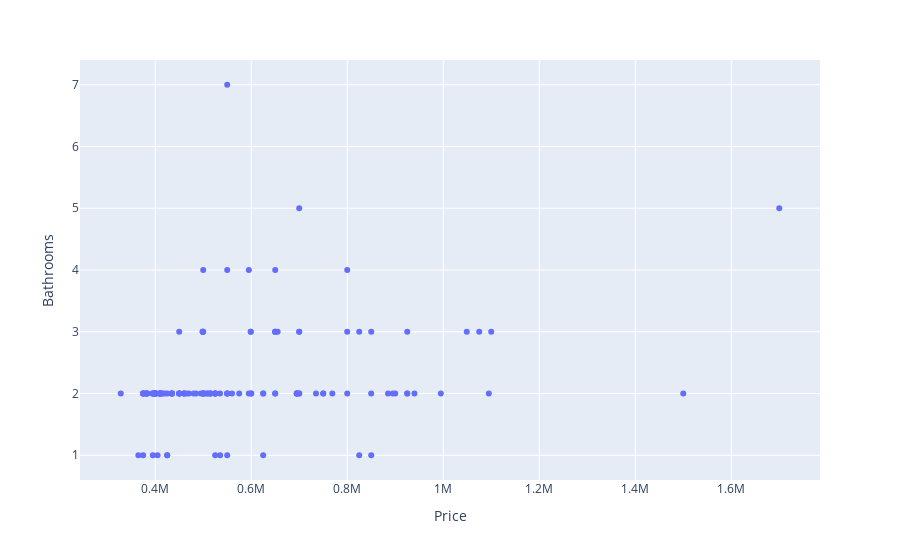

The notebook cell this image was saved under:
### Code cell
import plotly.express as px
df = selling_birmingham
fig= px.scatter(df, x=selling_birmingham["Price"], y=selling_birmingham["Bathrooms"])
fig.write_html("scatter_graph_bathrooms.html")
fig.update_yaxes(categoryorder="category descending")

### Figure 1 — Plotly figure (JSON) as saved in the notebook; plotly's stock layout.template omitted (floating-point values rounded to 4 significant figures; data arrays with more than 128 entries replaced by an {"elided": "..."} marker saying what was removed)
{"data": [{"hovertemplate": "Price=%{x}<br>Bathrooms=%{y}<extra></extra>", "legendgroup": "", "marker": {"color": "#636efa", "symbol": "circle"}, "mode": "markers", "name": "", "orientation": "v", "showlegend": false, "type": "scatter", "x": {"elided": "138 int values"}, "xaxis": "x", "y": {"elided": "138 int values"}, "yaxis": "y"}], "layout": {"legend": {"tracegroupgap": 0}, "margin": {"t": 60}, "xaxis": {"anchor": "y", "domain": [0, 1], "title": {"text": "Price"}}, "yaxis": {"anchor": "x", "categoryorder": "category descending", "domain": [0, 1], "title": {"text": "Bathrooms"}}}}
